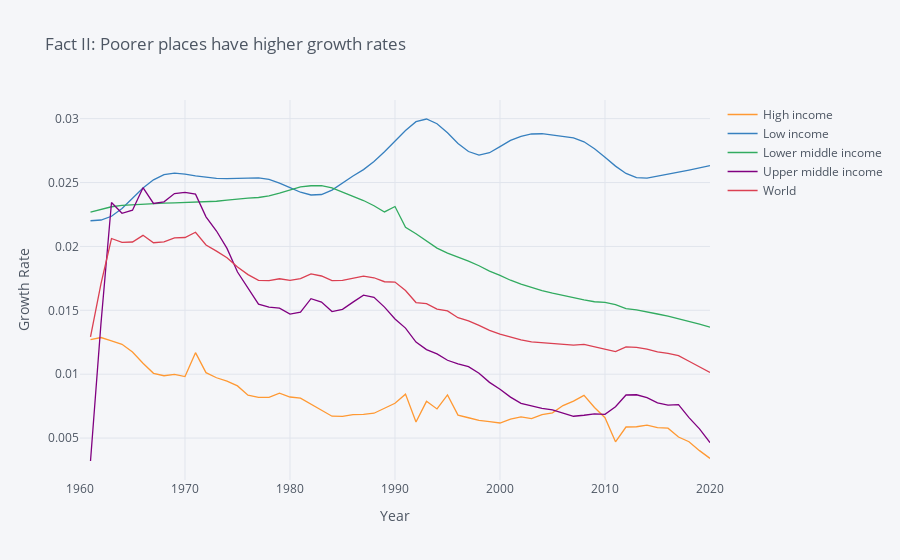

The cell this chart's notebook holds for it:
### Markdown cell above
Globally, population growth has been basically linear over the last 60
 years.

-   Increases by 1 billion about every 12 years.
-   Implies *rate* of growth falling over time.

How do population growth rates vary by country?

### Code cell
import numpy as np

variable_labels = {"SP.POP.TOTL":"Population"}

# Three letter codes come from wbdata.get_country()
countries = {"WLD":"World",
             "LIC":"Low income",
             "LMC":"Low-medium income",
             "UMC":"Upper-medium income",
             "HIC":"High income",
            }

df = wbdata.get_dataframe(variable_labels, country = countries).squeeze()

df = df.unstack('country')
# Date index is of type string; change to integers
df.index = df.index.astype(int)

# Differences (over time) in logs give us growth rates
np.log(df).diff().iplot(title="Fact II: Poorer places have higher growth rates",
                        yTitle="Growth Rate",xTitle='Year')
